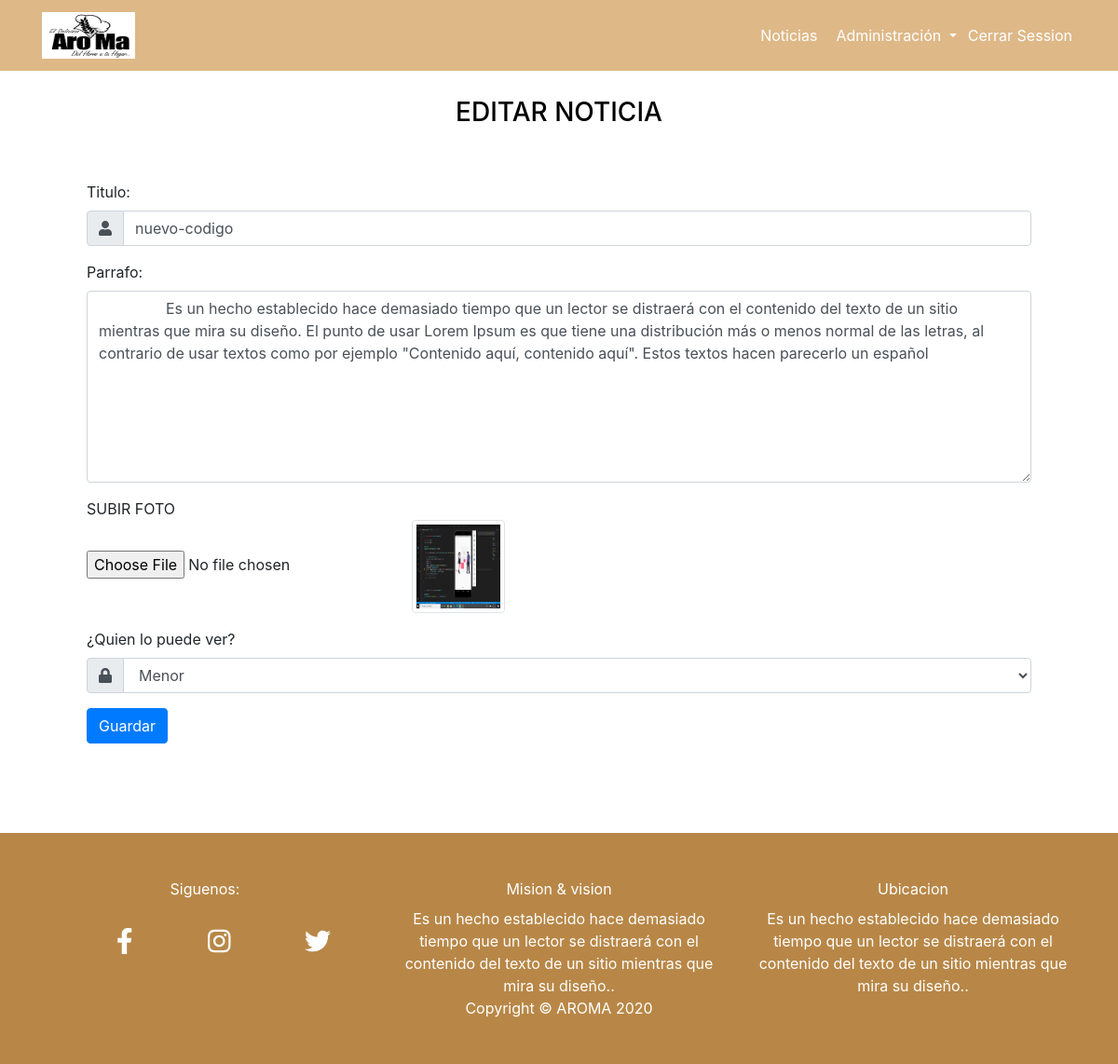
Screenshot of /index.php?page=edit-noticia&id=10 (signed in) with the database file from the repository.
### tables this page shows
CREATE TABLE `noticia` (
  `id` int(11) NOT NULL,
  `titulo` text NOT NULL,
  `texto` text NOT NULL,
  `imagen` text NOT NULL,
  `rol` text NOT NULL
);

### controllers/templeteControlador.php (called while the page is built)
<?php
Class ControllerTemplete {
    public function ctrBingTemplete(){
        include "views/templete.php";
    }
}

### index.php (called while the page is built, shortened)
<?php
require_once "controllers/templeteControlador.php";
require_once "controllers/UsuarioControlador.php";
require_once "controllers/NoticiaControlador.php";
require_once "models/ModeloNoticia.php";
$templete = new ControllerTemplete();
$templete-> ctrBingTemplete();

### controllers/NoticiaControlador.php (called while the page is built, shortened)
<?php
class NoticiaControlador {
static public function ctrMostarRegistro( $item, $value){
    $table = "noticia";
    $result = ModeloNoticia::mdlMostrarRegistro($table, $item, $value);
    return $result;
}
}

### models/conexion.php (called while the page is built)
<?php
class Connection {
    static public function connect(){
      $link = new PDO("mysql:host=localhost;
      dbname=panaderia",
      "root",
      "");
      $link ->exec("set names utf8");
      return $link;
    }
}

### models/ModeloNoticia.php (called while the page is built, shortened)
<?php
require_once "conexion.php";
class ModeloNoticia {
   static public function mdlMostrarRegistro($table ,$item, $value){
    if($item != null){
			$stmt = Connection::connect()->prepare("SELECT * FROM $table WHERE $item = :$item");
			$stmt -> bindParam(":".$item, $value, PDO::PARAM_STR);
			$stmt -> execute();
			return $stmt -> fetch();
		}else{
			$stmt = Connection::connect()->prepare("SELECT * FROM $table ORDER by id DESC");
			$stmt -> execute();
			return $stmt -> fetchAll();
		}
  }
}

### views/pages/edit-noticia.php (the view, shortened to what this page needs)
<?php
  $info = NoticiaControlador::ctrMostarRegistro('id', $_GET['id']);
?>
<h3 class="text-center">Editar Noticia</h1>
  <form class="p-5  col-md-12" method="post" enctype="multipart/form-data">
    <div class="form-group">
      <label for="titulo">Titulo: </label>
      <div class="input-group">
        <div class="input-group-prepend">
          <span class="input-group-text"><i class="fa fa-user" aria-hidden="true"></i>
          </span>
        </div>
        <input type="text" name="titulo" id="titulo" class="form-control" required value="<?php echo $info["titulo"];?>">
      </div>
    </div>
    <div class="form-group">
      <label for="parrafo">Parrafo: </label>
      <div class="input-group">
        <textarea id="parrafo" name="parrafo" class="form-control" rows="8" cols="50">
        <?php echo $info["texto"];?>
      </textarea>
      </div>
    </div>
    <div class="form-group">
              <div class="panel">SUBIR FOTO</div>
              <input type="file" class="imagen" name="imagen">
              <img src="<?php echo $info["imagen"];?>" class="img-thumbnail previsualizar" width="100px">
      </div>
    <div class="form-group">
      <label for="rol">¿Quien lo puede ver?
      </label>
      <div class="input-group">
        <div class="input-group-prepend">
        <span class="input-group-text"> <i class="fa fa-lock"></i></span>
        </div>
        <select class="form-control input-lg" name="rol">
           <option value="<?php echo $info["rol"];?>" selected><?php echo $info["rol"]  == 'menor'  ? 'Menor' : 'Mayor' ?></option>
        </select>
      </div>
    </div>
        <button type="submit" class="btn btn-primary">Guardar</button>
    </form>

### views/css/estilos.css (style rules this page uses)
body { padding-top: 56px; }
h3 { text-align: justify; text-transform: uppercase; color: black; }

### rows the page displays
noticia: titulo "nuevo-codigo", parrafo "Es un hecho establecido hace demasiado tiempo que un lector se distraerá con el contenido del texto de un sitio mientras que mira su diseño. El punto de usar Lorem Ipsum es que tiene una distribución más o menos normal de las letras, al contrario de usar textos como por ejemplo \"Contenido aquí, contenido aquí\". Estos textos hacen parecerlo un español", imagen (picture), rol "Menor"
